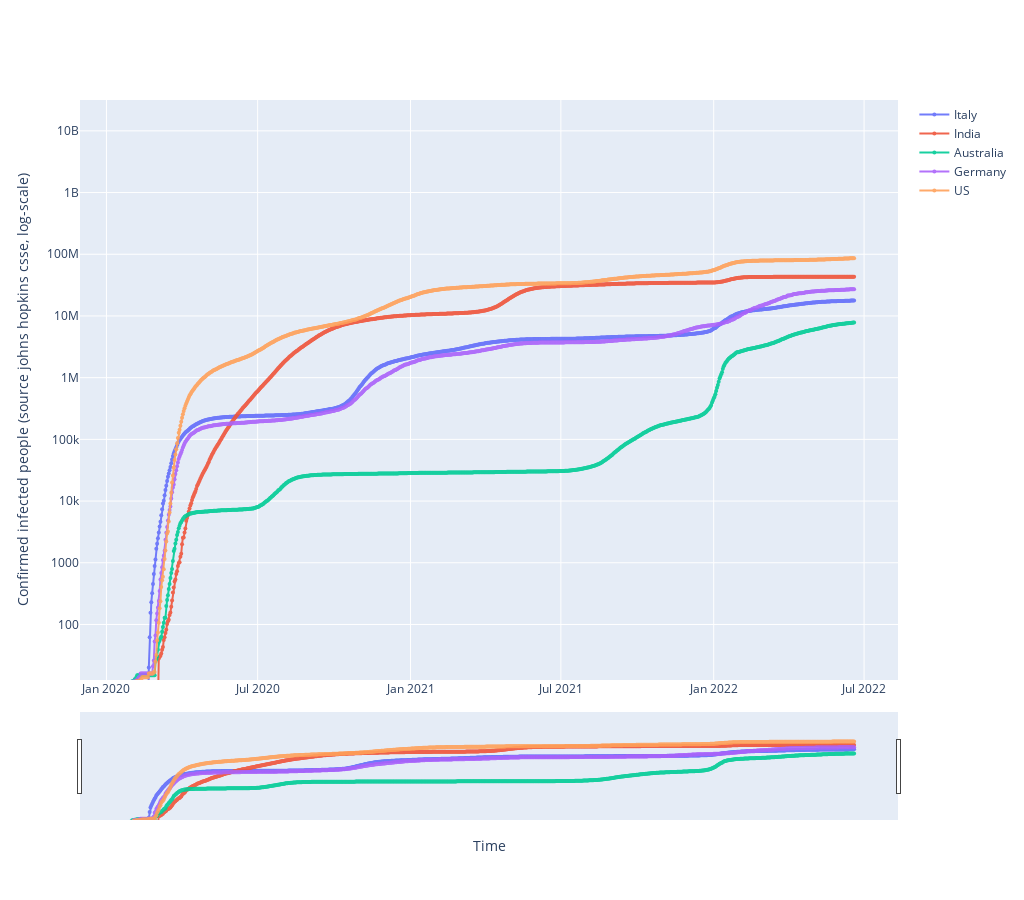

This figure's notebook cell:
### Code cell
fig = go.Figure()
## defines how to plot the individual trace
for each in country_list:
    fig.add_trace(go.Scatter(x=df_plot.date,
                                y=df_plot[each],
                                mode='markers+lines',
                                opacity=0.9,
                                line_width=2,
                                marker_size=4, 
                                name=each
                                 )
                     )

## defines the overall layout properties
fig.update_layout(
    width=1024,
    height=900,
    xaxis_title="Time",
    yaxis_title="Confirmed infected people (source johns hopkins csse, log-scale)",
)
fig.update_yaxes(type="log",range=[1.1,10.5])


fig.update_layout(xaxis_rangeslider_visible=True)
#fig.show(renderer= "Microsoft Edge")
fig.show()

### Figure 1 — Plotly figure (JSON) as saved in the notebook; plotly's stock layout.template omitted (floating-point values rounded to 4 significant figures; data arrays with more than 128 entries replaced by an {"elided": "..."} marker saying what was removed)
{"data": [{"line": {"width": 2}, "marker": {"size": 4}, "mode": "markers+lines", "name": "Italy", "opacity": 0.9, "type": "scatter", "x": {"elided": "880 str values"}, "y": {"elided": "880 int values"}}, {"line": {"width": 2}, "marker": {"size": 4}, "mode": "markers+lines", "name": "India", "opacity": 0.9, "type": "scatter", "x": {"elided": "880 str values"}, "y": {"elided": "880 int values"}}, {"line": {"width": 2}, "marker": {"size": 4}, "mode": "markers+lines", "name": "Australia", "opacity": 0.9, "type": "scatter", "x": {"elided": "880 str values"}, "y": {"elided": "880 int values"}}, {"line": {"width": 2}, "marker": {"size": 4}, "mode": "markers+lines", "name": "Germany", "opacity": 0.9, "type": "scatter", "x": {"elided": "880 str values"}, "y": {"elided": "880 int values"}}, {"line": {"width": 2}, "marker": {"size": 4}, "mode": "markers+lines", "name": "US", "opacity": 0.9, "type": "scatter", "x": {"elided": "880 str values"}, "y": {"elided": "880 int values"}}], "layout": {"height": 900, "width": 1024, "xaxis": {"rangeslider": {"visible": true}, "title": {"text": "Time"}}, "yaxis": {"range": [1.1, 10.5], "title": {"text": "Confirmed infected people (source johns hopkins csse, log-scale)"}, "type": "log"}}}
